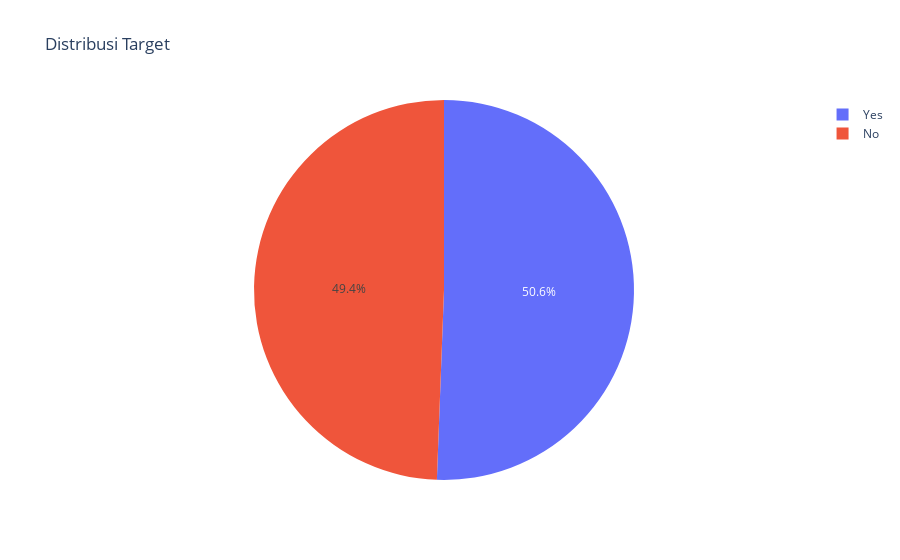

Notebook cell for this chart:
### Code cell
fig = px.pie(df, names='treatment', title='Distribusi Target')
fig.show()

### Figure 1 — Plotly figure (JSON) as saved in the notebook; plotly's stock layout.template omitted (floating-point values rounded to 4 significant figures; data arrays with more than 128 entries replaced by an {"elided": "..."} marker saying what was removed)
{"data": [{"domain": {"x": [0, 1], "y": [0, 1]}, "hovertemplate": "treatment=%{label}<extra></extra>", "labels": {"elided": "1259 str values"}, "legendgroup": "", "name": "", "showlegend": true, "type": "pie"}], "layout": {"legend": {"tracegroupgap": 0}, "title": {"text": "Distribusi Target"}}}
